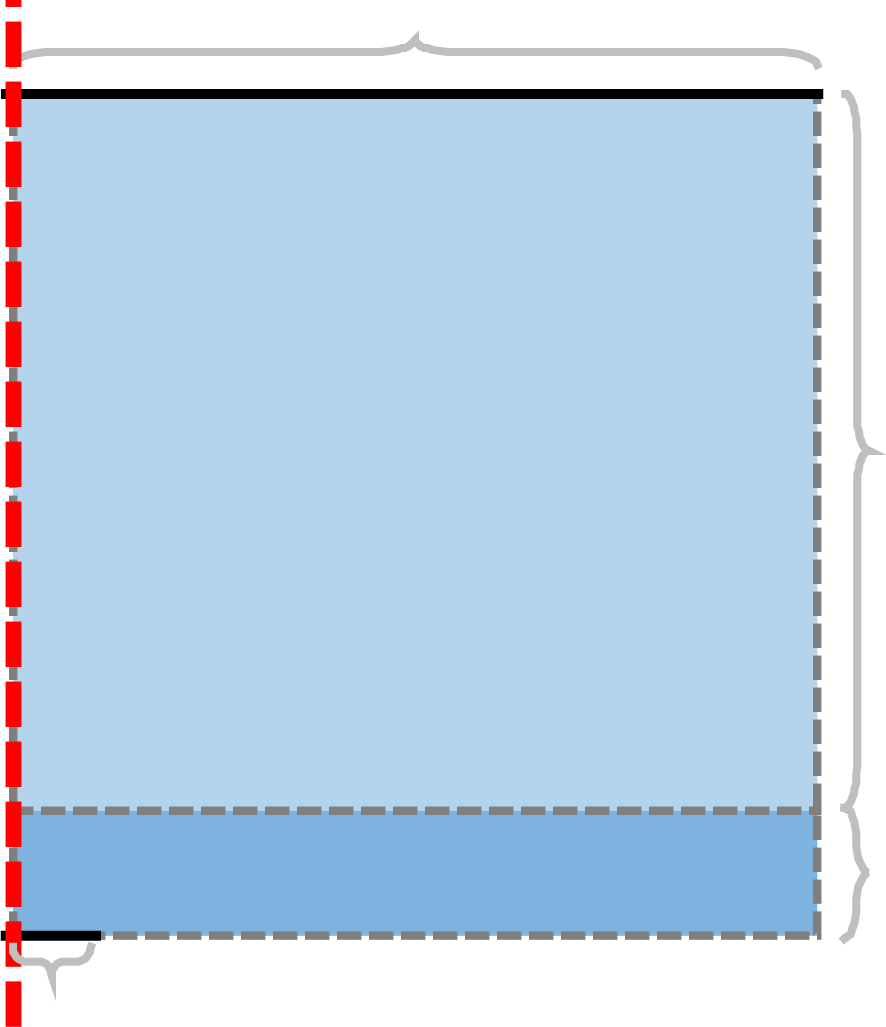
#> input picture create_figures/fig03_Vext_introduction/Images/comsol_structure.png, 886 x 1027 px
$ jupyter execute --allow-errors plot_Vext_intro.ipynb
#> lines starting #> are read from the running program, lines starting #| are printed output that depends on the picture
### pythoncode/importhelper.py
import sys
import os

def add2path(path):
  ''' Add path to system path.

  path : str
    path to be added to system path.

  '''
  if path not in sys.path:
    sys.path = [os.path.abspath(path)] + sys.path


def addfolders2path(path, exclude_prefix_list=['.', '_']):

  ''' Add all folders at given path to system path.

  path : str
    Path to locate folders.
    path+folder will be added to system path.

  exclude_prefix_list : list of chars
    Will not include folders starting with chars in this list.
  '''
#> called with path = 'pythoncode'

  folders = os.listdir(path)
  for folder in folders:
    if folder[0] not in exclude_prefix_list:
      add2path(os.path.join(path, folder))

### pythoncode/utils/plot_utils.py
from matplotlib import pyplot as plt
import seaborn as sns
import numpy as np
import interpolation_utils

############################################################################
def set_rcParams():
    sns.set_context('paper')
    sns.set_style('ticks')
    plt.rcParams['axes.linewidth']    = .7
    plt.rcParams['xtick.major.width'] = .5
    plt.rcParams['ytick.major.width'] = .5
    plt.rcParams['xtick.minor.width'] = .5
    plt.rcParams['ytick.minor.width'] = .5
    plt.rcParams['xtick.major.size'] = 2
    plt.rcParams['ytick.major.size'] = 2
    plt.rcParams['xtick.minor.size'] = 1
    plt.rcParams['ytick.minor.size'] = 1
    plt.rcParams['font.size']       = 8
    plt.rcParams['axes.titlesize']  = 10
    plt.rcParams['axes.labelsize']  = 8
    plt.rcParams['legend.fontsize'] = 7
    plt.rcParams['xtick.labelsize'] = 7
    plt.rcParams['ytick.labelsize'] = 7
    plt.rcParams['xtick.major.pad']= 3.5
    plt.rcParams['ytick.major.pad']= 3.5
    plt.rcParams['figure.facecolor']=(0.0,0.0,0.0,0.0)
    plt.rcParams['savefig.facecolor']=(1,1,1,0)
    plt.rcParams["savefig.dpi"] = 1200
    plt.rcParams['font.family'] = 'sans-serif'
    plt.rcParams['font.sans-serif'] = 'Arial'
    plt.rcParams['font.serif'] = 'Times New Roman'
    plt.rcParams["mathtext.fontset"] = "stix"
    plt.rcParams['axes.unicode_minus']=False
    plt.rcParams['text.usetex'] = False
    plt.rcParams['figure.dpi'] = 120     # only affects the notebook

############################################################################
# [165 lines left out: functions iterate_axes, move_xaxis_outward, adjust_log_tick_padding, set_labs, left2right_ax, plot_downsampled and 2 more, not called in this run]

### _pythoncode/utils/data_utils.py
import os
import pickle

############################################################################
# [37 lines left out: functions clean_folder, is_in_any_file, not called in this run]

##########################################################################
def make_dir(path):
  if not os.path.exists(path): os.makedirs(path)

############################################################################
def save_var(x, file):
  with open(file, 'wb') as f:
    pickle.dump(x, f, pickle.HIGHEST_PROTOCOL)

############################################################################
# [4 lines left out: function load_var, not called in this run]

### create_figures/fig03_Vext_introduction/plot_Vext_intro.ipynb
# Imports

[cell 1]
import numpy as np
import pandas as pd
from matplotlib import pyplot as plt
from PIL import Image

import os
import sys

[cell 2]
pythoncodepath = os.path.abspath(os.path.join('..', '..', 'pythoncode'))
sys.path = [pythoncodepath] + sys.path
import importhelper
importhelper.addfolders2path(pythoncodepath)

[cell 3]
import interpolation_utils
import plot_utils
import data_utils

[cell 4]
plot_utils.set_rcParams()

[cell 5]
fig_num = os.getcwd().split('/')[-1][3:5]
print(fig_num)

[cell 6]
data_utils.make_dir('Figures')

# Plot COMSOL structure

[cell 7]
comsol_structure = Image.open(os.path.join('Images', 'comsol_structure.png'))
#> comsol_structure is the input picture: PIL image 886x1027 RGBA; mean R, G, B, A 70.1, 144.6, 201, 78.1

[cell 8]
def plot_comsol_structure(ax):

    ax.imshow(comsol_structure, extent=(0,100,0,100))

    ax.axis('off')
    ax.axis('equal')
    ax.text(3, 55, 'Ames\' medium:',
            horizontalalignment='left', verticalalignment='center')
    ax.text(3, 45, r'$\epsilon_{ames}$, $\sigma_{ames}$',
            horizontalalignment='left', verticalalignment='center')

    ax.text(3, 15, 'Retina: ' + r'$\epsilon_{retina}$, $\sigma_{retina}$',
            horizontalalignment='left', verticalalignment='center')

    ax.set_xlim((0, 110))
    ax.set_ylim((-7, 107))

    ax.text(100, 55, r'$h_{ames}$', verticalalignment='center')
    ax.text(100, 15, r'$h_{retina}$', verticalalignment='center')

    ax.text(5, -3, r'$r_{electrode}$', verticalalignment='center')
    ax.text(50, 102, r'$r_{retina}$', verticalalignment='center', horizontalalignment='center')

plot_comsol_structure(ax=plt.subplot(111))

# Plot Vext

[cell 9]
scale_factor = 1e6
Vm_scale_factor = 1e3

[cell 10]
# [40 lines left out: function plot_Vext, not called in this run]

[cell 11]
# [28 lines left out: function plot_comps, not called in this run]

[cell 12]
# [34 lines left out: function get_neighbor_comps, not called in this run]

[cell 13]
def plot_Vext_and_comps(ax, scale_comps=5):

    Vext_file = os.path.join('..', 'Vext', 'Vext_simple.csv')
    comps_file = os.path.join('..', '..', 'COMSOL2retsim_interface', 'comsol_input', 'global', 'ON.csv')

    assert os.path.isfile(comps_file)

    plot_Vext(ax, Vext_file, retina_h=105, plot_r=85, el_r=15)
    plot_comps(ax, comps_file, scale_comps=scale_comps)

plt.figure(1,(3,3))
ax = plt.subplot(111)
#> (the rest of this cell did not finish here and is left out)

[cell 14]
def plot_mesh(ax):
    ax.imshow(Image.open(os.path.join('Images', 'mesh.png')))
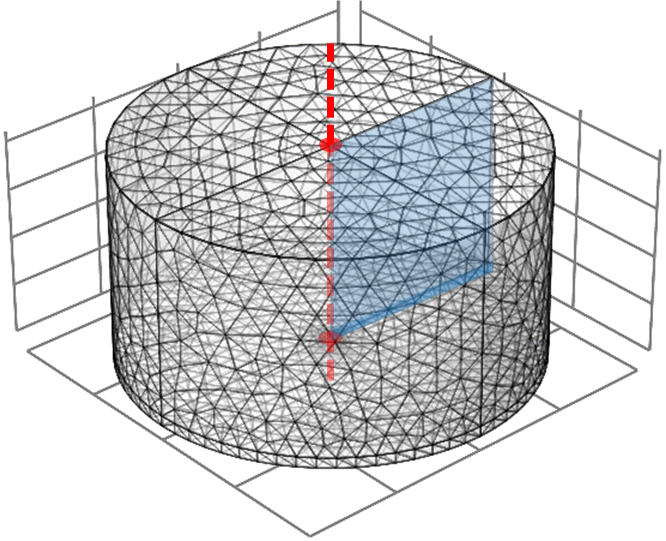
#> input picture create_figures/fig03_Vext_introduction/Images/mesh.png, 666 x 541 px
    ax.axis('off')
    ax.axis('equal')

[cell 15]
def plot_setup(ax):
    ax.imshow(Image.open(os.path.join('Images', 'ams_setup.png')))
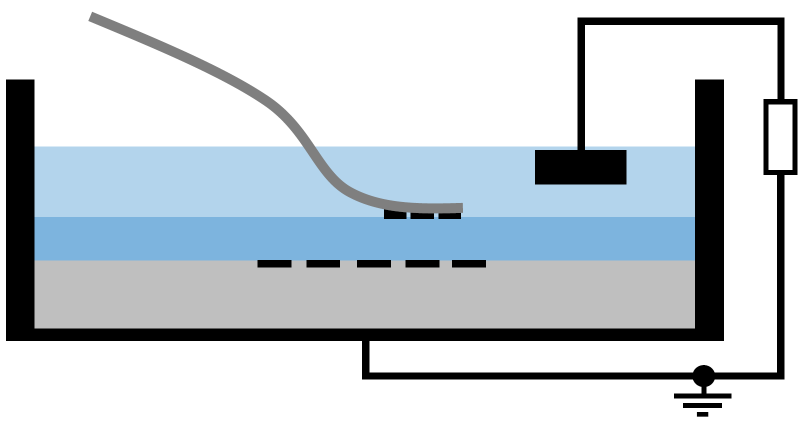
#> input picture create_figures/fig03_Vext_introduction/Images/ams_setup.png, 1606 x 849 px (shown at 1/2 size)


    ax.text(70, 370, 'Ames\' medium', va='center', ha='left')
    ax.text(70, 480, 'Retina', va='center', ha='left')
    ax.text(70, 600, 'Micro-electrode array', va='center', ha='left')
    ax.text(410, 70, 'Flex MEA', va='center', ha='left')
    ax.text(1130, 230, 'Ag/AgCl', va='center', ha='right')
    ax.text(1330, 780, 'Ground', va='top', ha='right')

    ax.axis('off')
    ax.axis('equal')

[cell 16]
# Load images.
plot_mesh(plt.subplot(121))
plot_setup(plt.subplot(122))
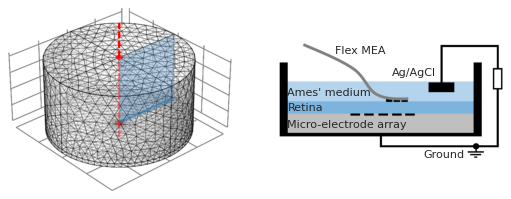
#> figure drawn by matplotlib, 2 panels

# Make figure

[cell 17]
fig = plt.figure(figsize=(5.6, 1.5))

# Axis ratios.
sb_ny = 3
sb_nx = 12

ysb1=0.7
xsyb=0.3

# Plot.
ax1 = fig.add_axes((0.01,0.0,0.27,0.8))
plot_setup(ax1)

ax2 = fig.add_axes((xsyb,0.0,0.47-xsyb,0.85))
plot_mesh(ax2)

ax3 = fig.add_axes((0.48,0.0,0.20,0.9))
plot_comsol_structure(ax3)

ax4 = fig.add_axes((0.715,0.05,0.215,0.85))
#> (the rest of this cell did not finish here and is left out)
